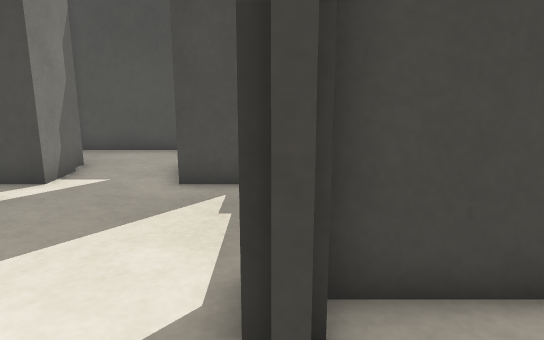
[1] (above)

15 first-person views from a walk through a world built for the Gazebo simulator. The camera is 0.46 m above the floor, tilts 12° down and sees 70° across. The floor is counted in squares, 0.2 m on a side. Each view is taken from the middle of a square. On the plan, view 1 faces up. The plan holds only what a view shows up to about 20 squares ahead; the rest is blank.

[2]
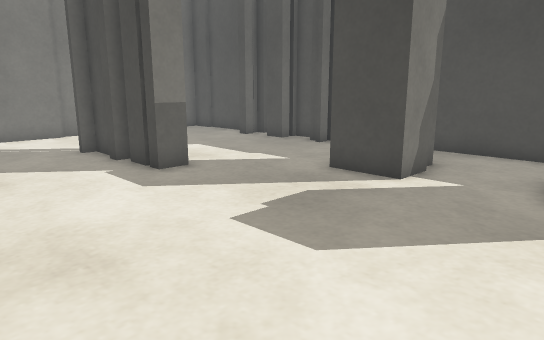

[3]
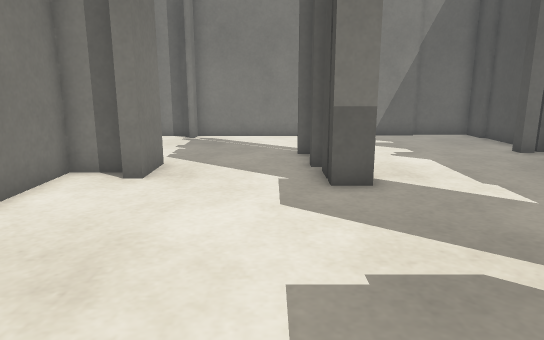

[4]
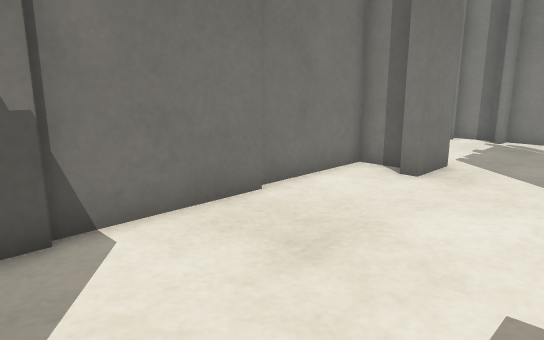

[5]
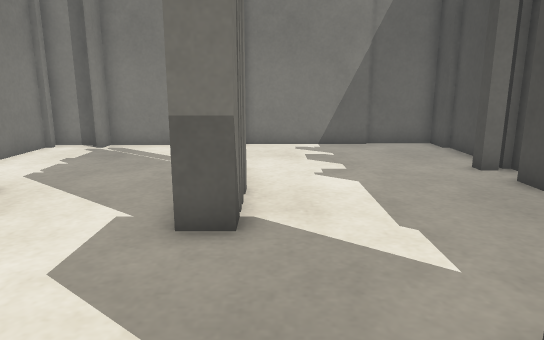

[6]
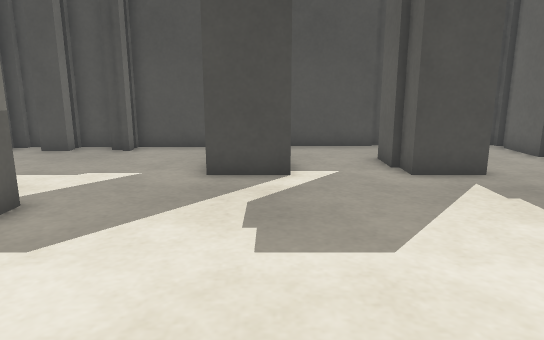

[7]
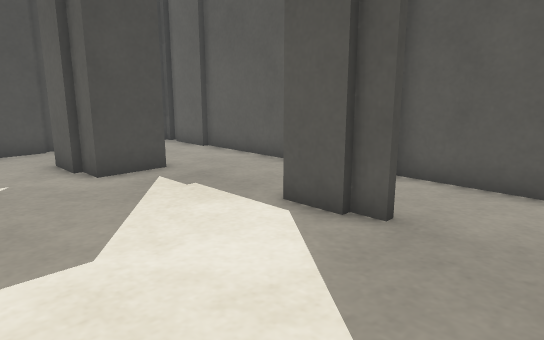

[8]
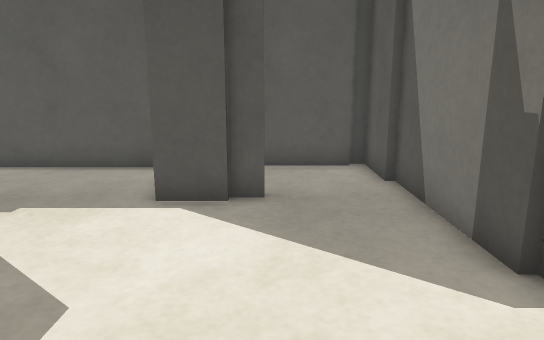

[9]
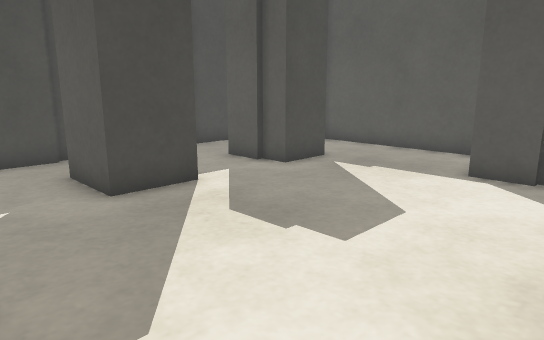

[10]
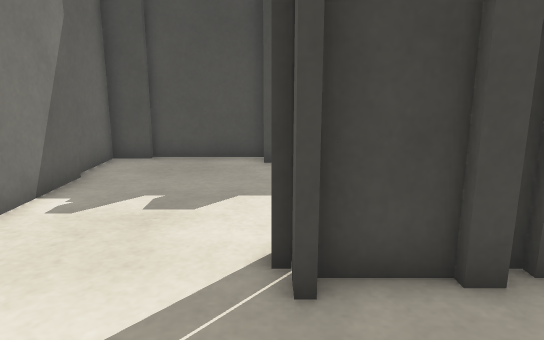

[11]
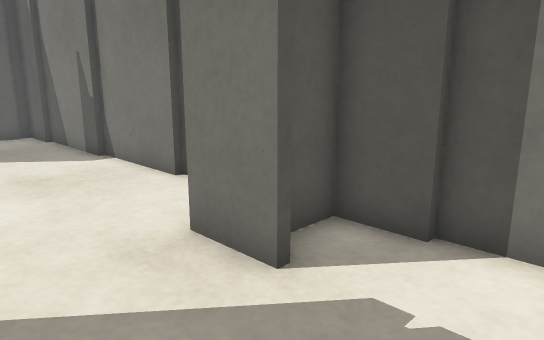

[12]
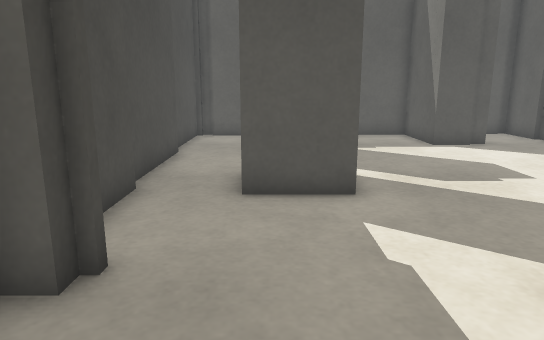

[13]
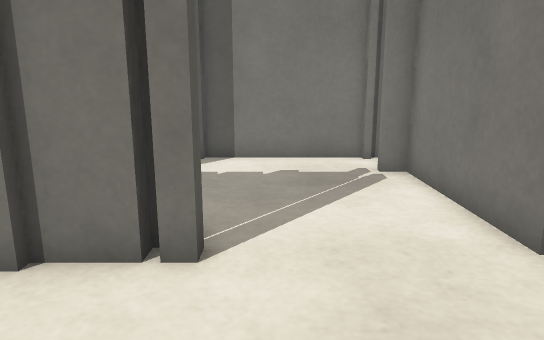

[14]
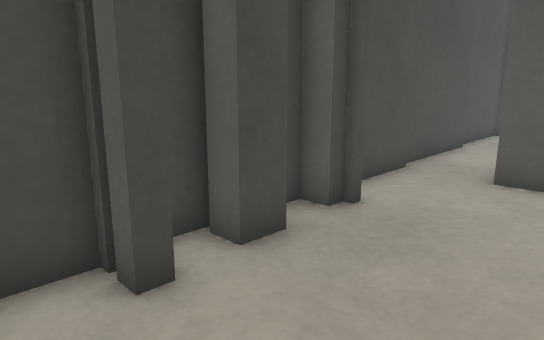

[15]
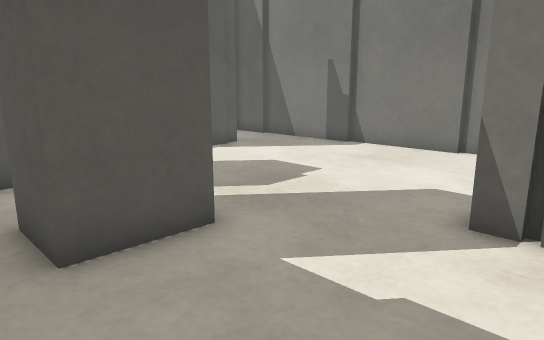

### Floor plan
Points are (right, up) in squares from view 1. A wall is a line through its corners. A room is listed if a view was taken in it or the views show most of it. See-through windows are left out.
Room 1 (views 1, 2, 3, 4, 5, 6, 7, 8, 9, 10, 11, 12, 13, 14, 15)
walls: (-7.1, 14.2) (-11.2, 14.2); (-12.5, -0.4) (-12.5, -1.6) (-9.4, -1.6); (-7.6, -1.3) (-4.5, -1.3); (-15.9, 13.7) (-16.4, 13.7); (-13, -1.6) (-13, -0.4); (-0.3, 2.9) (-0.3, 4.4) (3.2, 4.4) (3.2, 12); (-20.8, 6) (-20.8, -1.5); (-2.6, -1.1) (0.5, -1.1); (-1.9, 14.4) (-7.2, 14.4); (0, 2.1) (0, 3); (-21, 11) (-21, 5.9); (-19.5, -1.8) (-14.8, -1.8); (-21.3, 13.5) (-21.3, 10.9); (3, 11.9) (3, 14); (2.5, 14.7) (-2, 14.7); (3.2, 13.9) (3.2, 14.5)
ways out: opening at (0, 1) to room 2
objects: grey post (-21, -2); grey post (-21, 0); grey post (-21, 14) to (-20, 15); grey box (-20, -2); grey post (-20, -1); grey box (-20, 0); grey box (-19, 14) to (-17, 14); grey box (-16, 5); grey box (-16, 6); grey post (-16, 7); grey post (-16, 13); grey box (-16, 15); grey post (-15, 6); grey post (-15, 14) to (-15, 15); grey box (-14, -2); grey post (-14, 0); grey box (-14, 5) to (-14, 6); grey box (-14, 13); grey box (-14, 14); grey post (-13, 0); grey box (-13, 6); grey post (-13, 14) to (-13, 15); grey post (-12, 0); grey box (-12, 6); grey box (-12, 14) to (-12, 15); grey box (-11, 6); grey box (-11, 13); grey box (-9, -2); grey post (-8, -2); grey post (-8, -1); grey post (-8, 9) to (-6, 11); grey box (-4, -2); grey box (-3, -2); grey box (-3, -1); grey post (-2, 9) to (-1, 11)
Room 2 (no view inside)
walls: (1.4, -0.8) (3.5, -0.8); (3.5, -0.4) (3.5, 3.9); (3, 3.9) (0.5, 3.9)
ways out: opening at (0, 1) to room 1
objects: grey box (1, -1)

Where each view was taken, in squares from view 1:
view 1: 0 up, 0 right, facing up
view 2: 0 up, 1 left, facing up-left
view 3: 4 up, 2 left, facing left
view 4: 5 up, 2 left, facing down-left
view 5: 7 up, 5 left, facing left
view 6: 1 down, 6 left, facing up
view 7: 1 down, 6 left, facing up-right
view 8: 2 up, 8 left, facing right
view 9: 1 up, 11 left, facing up-right
view 10: 1 up, 16 left, facing up
view 11: 4 up, 17 left, facing down-right
view 12: 11 up, 16 left, facing right
view 13: 11 up, 17 left, facing down
view 14: 9 up, 18 left, facing up-right
view 15: 13 up, 13 left, facing down-right
